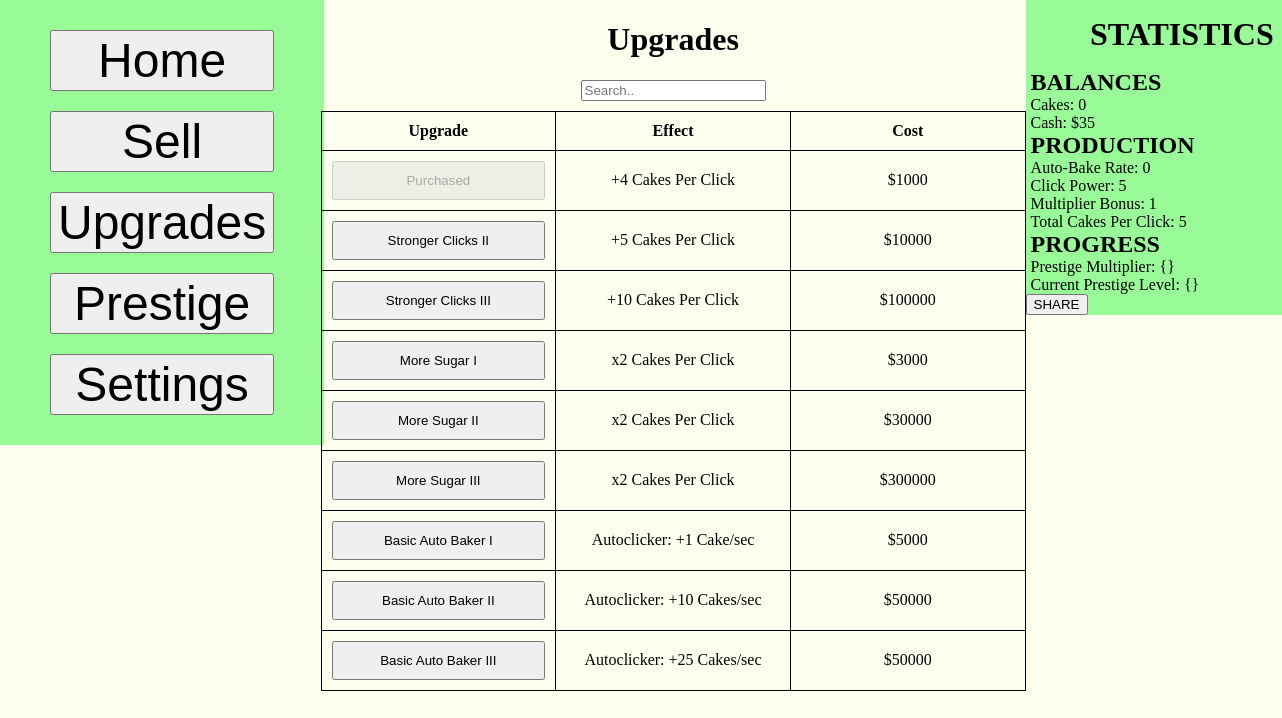
Before: /upgrades.php (signed in) with the older database file.
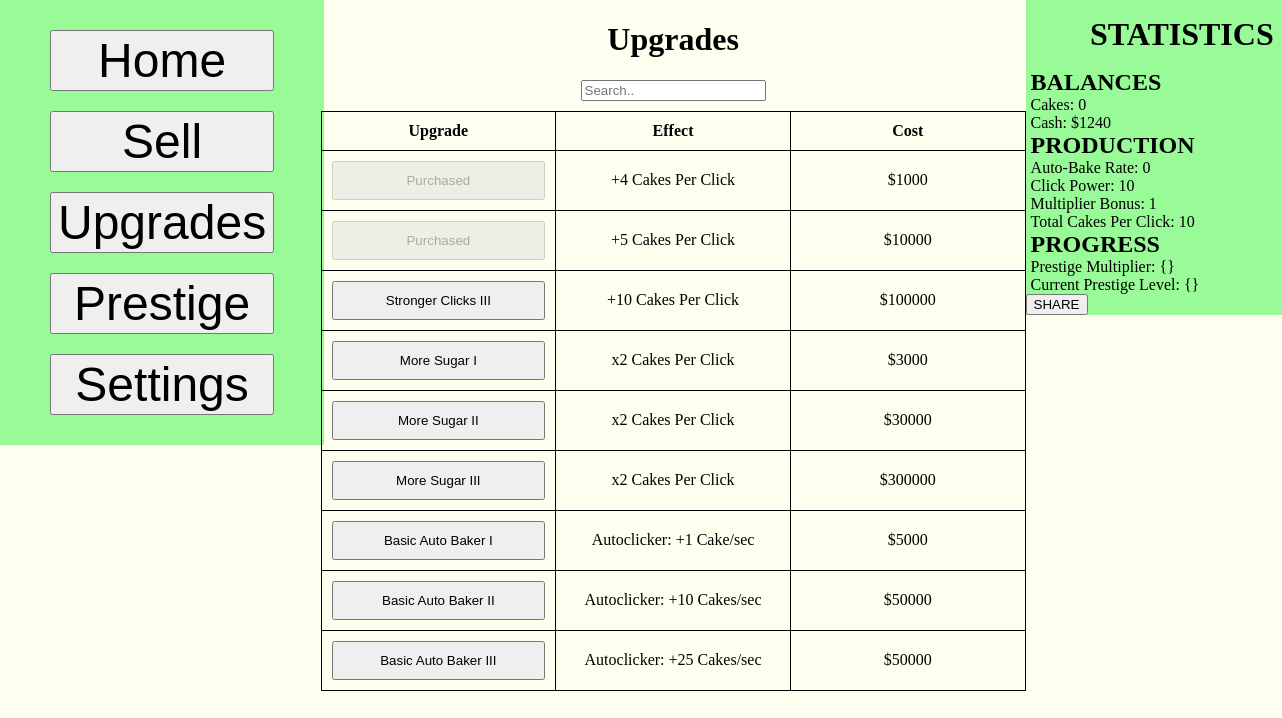
After: the same page with the newer database file.
### tables this page shows
CREATE TABLE "player_save" (
    id INTEGER PRIMARY KEY,
    cakes INTEGER DEFAULT 0,
    currency INTEGER DEFAULT 0, "multiplier" INTEGER DEFAULT 1, clickPower INTEGER DEFAULT 1, cps INTEGER DEFAULT 0, bonus INTEGER DEFAULT 0,
    FOREIGN KEY (id) REFERENCES users(id)
);

### upgrades.php (the view, shortened to what the changed rows need)
<?php
$current_cakes = 0;
$current_currency = 0;
$current_multiplier = 1;
$current_clickPower = 1;
$current_cps = 0;
require_once __DIR__ . '/php/config.php';
if(isset($_SESSION['user_id'])) {
    try {
        $dsn = "sqlite:$db";
        $pdo = new \PDO($dsn);
        $pdo->setAttribute(\PDO::ATTR_ERRMODE, \PDO::ERRMODE_EXCEPTION);
        $stmt = $pdo->prepare("
            SELECT cakes, currency, multiplier, clickPower, cps, bonus
            FROM player_save
            WHERE id = :user_id
        ");
        $stmt->execute([':user_id' => $_SESSION['user_id']]);
        $player_data = $stmt->fetch(\PDO::FETCH_ASSOC);
        if($player_data) {
            $current_cakes = (int)$player_data['cakes'];
            $current_currency = (int)$player_data['currency'];
            $current_multiplier = (int)$player_data['multiplier'];
            $current_clickPower = (int)$player_data['clickPower'];
            $current_cps = (int)$player_data['cps'];
        }
    } catch (\PDOException $e) {
        echo "Database connection failed: " . $e->getMessage();
    }
} else {
    header("Location: index.php");
    exit();
}
$purchased_upgrades = [];
$stmt2 = $pdo->prepare("
    SELECT upgrade_name, purchased
    FROM player_upgrades
    WHERE user_id = :user_id
");
$stmt2->execute([':user_id' => $_SESSION['user_id']]);
while ($row = $stmt2->fetch(PDO::FETCH_ASSOC)) {
    $purchased_upgrades[$row['upgrade_name']] = $row['purchased'];
}
$Click2Purchased = $purchased_upgrades["Stronger Clicks II"] ?? 0;
?>
<!DOCTYPE html>
<html lang="en">
<head>
    <link rel="stylesheet" href="Styles/index.css">
</head>
<body>
<div class="column2">
    <div id="upgradeSect">
        <h1>Upgrades</h1>
        <div id="upgradeTable">
            <table>
                <tr>
                    <th>Upgrade</th>
                    <th>Effect</th>
                    <th>Cost</th>
                </tr>
                <tr>
                    <td>
                        <button id="upgradeClick2" <?php if ($Click2Purchased) echo "disabled"; ?>>
                            <?php echo $Click2Purchased ? "Purchased" : "Stronger Clicks II"; ?>
                        </button>
                    </td>
                </tr>
            </table>
        </div>
    </div>
</div>
<div class="column3">
    <div id="stats">
        <h1>STATISTICS</h1>
        <h2>BALANCES</h2>
        <ul>
            <li>Cakes: <span id="cakeStat" data-cake><?php echo $current_cakes; ?></span></li>
            <li>Cash: $<span id="money"><?php echo $current_currency; ?></span></li>
        </ul>
        <h2>PRODUCTION</h2>
        <ul>
            <li>Auto-Bake Rate: <?php echo $current_cps?></li>
            <li>Click Power: <?php echo $current_clickPower ?></li>
            <li>Multiplier Bonus: <?php echo $current_multiplier?></li>
            <li>Total Cakes Per Click: <?php echo $current_clickPower * $current_multiplier?></li>
        </ul>
        <h2>PROGRESS</h2>
    </div>
</div>
</body>
</html>

Changed rows visible on the page:
changed player_save: currency "35" → "1240"; clickPower "5" → "10"; $current_clickPower*$current_multiplier "5" → "10"
Other visible differences:
text no longer shown: "Stronger Clicks II"
text now shown: "Purchased"
